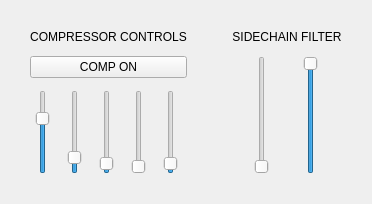
               <widget class="QWidget" name="pageComp">
                <layout class="QHBoxLayout" name="compLayout" stretch="3,1">
                 <property name="spacing">
                  <number>15</number>
                 </property>
                 <property name="leftMargin">
                  <number>15</number>
                 </property>
                 <property name="topMargin">
                  <number>15</number>
                 </property>
                 <property name="rightMargin">
                  <number>15</number>
                 </property>
                 <property name="bottomMargin">
                  <number>15</number>
                 </property>
                 <item>
                  <widget class="QFrame" name="compCtrlBox">
                   <property name="cls" stdset="0">
                    <string>DetailSectionBox</string>
                   </property>
                   <layout class="QVBoxLayout" name="compCtrlLayout" stretch="0,0,1">
                    <property name="spacing">
                     <number>12</number>
                    </property>
                    <property name="leftMargin">
                     <number>15</number>
                    </property>
                    <property name="topMargin">
                     <number>15</number>
                    </property>
                    <property name="rightMargin">
                     <number>15</number>
                    </property>
                    <property name="bottomMargin">
                     <number>15</number>
                    </property>
                    <item>
                     <widget class="QLabel" name="compCtrlTitle">
                      <property name="text">
                       <string>COMPRESSOR CONTROLS</string>
                      </property>
                      <property name="alignment">
                       <set>Qt::AlignCenter</set>
                      </property>
                     </widget>
                    </item>
                    <item>
                     <widget class="QPushButton" name="compActiveBtn">
                      <property name="text">
                       <string>COMP ON</string>
                      </property>
                      <property name="checkable">
                       <bool>true</bool>
                      </property>
                      <property name="cls" stdset="0">
                       <string>BlueLedBtn</string>
                      </property>
                     </widget>
                    </item>
                    <item>
                     <layout class="QHBoxLayout" name="compKnobsLayout">
                      <item>
                       <widget class="RotaryKnob" name="compThresholdKnob">
                        <property name="minimum">
                         <number>-60</number>
                        </property>
                        <property name="maximum">
                         <number>0</number>
                        </property>
                        <property name="value">
                         <number>-18</number>
                        </property>
                        <property name="defaultValue" stdset="0">
                         <double>-18.000000000000000</double>
                        </property>
                        <property name="label" stdset="0">
                         <string>THRESHOLD</string>
                        </property>
                       </widget>
                      </item>
                      <item>
                       <widget class="RotaryKnob" name="compRatioKnob">
                        <property name="minimum">
                         <number>10</number>
                        </property>
                        <property name="maximum">
                         <number>200</number>
                        </property>
                        <property name="value">
                         <number>35</number>
                        </property>
                        <property name="defaultValue" stdset="0">
                         <double>35.000000000000000</double>
                        </property>
                        <property name="label" stdset="0">
                         <string>RATIO</string>
                        </property>
                       </widget>
                      </item>
                      <item>
                       <widget class="RotaryKnob" name="compAttackKnob">
                        <property name="minimum">
                         <number>1</number>
                        </property>
                        <property name="maximum">
                         <number>2000</number>
                        </property>
                        <property name="value">
                         <number>100</number>
                        </property>
                        <property name="defaultValue" stdset="0">
                         <double>100.000000000000000</double>
                        </property>
                        <property name="label" stdset="0">
                         <string>ATTACK</string>
                        </property>
                       </widget>
                      </item>
                      <item>
                       <widget class="RotaryKnob" name="compHoldKnob">
                        <property name="minimum">
                         <number>0</number>
                        </property>
                        <property name="maximum">
                         <number>1000</number>
                        </property>
                        <property name="value">
                         <number>0</number>
                        </property>
                        <property name="defaultValue" stdset="0">
                         <double>0.000000000000000</double>
                        </property>
                        <property name="label" stdset="0">
                         <string>HOLD</string>
                        </property>
                       </widget>
                      </item>
                      <item>
                       <widget class="RotaryKnob" name="compReleaseKnob">
                        <property name="minimum">
                         <number>10</number>
                        </property>
                        <property name="maximum">
                         <number>3000</number>
                        </property>
                        <property name="value">
                         <number>150</number>
                        </property>
                        <property name="defaultValue" stdset="0">
                         <double>150.000000000000000</double>
                        </property>
                        <property name="label" stdset="0">
                         <string>RELEASE</string>
                        </property>
                       </widget>
                      </item>
                     </layout>
                    </item>
                   </layout>
                  </widget>
                 </item>
                 <item>
                  <widget class="QFrame" name="compScBox">
                   <property name="cls" stdset="0">
                    <string>DetailSectionBox</string>
                   </property>
                   <layout class="QVBoxLayout" name="compScLayout" stretch="0,1">
                    <property name="spacing">
                     <number>12</number>
                    </property>
                    <property name="leftMargin">
                     <number>15</number>
                    </property>
                    <property name="topMargin">
                     <number>15</number>
                    </property>
                    <property name="rightMargin">
                     <number>15</number>
                    </property>
                    <property name="bottomMargin">
                     <number>15</number>
                    </property>
                    <item>
                     <widget class="QLabel" name="compScTitle">
                      <property name="text">
                       <string>SIDECHAIN FILTER</string>
                      </property>
                      <property name="alignment">
                       <set>Qt::AlignCenter</set>
                      </property>
                     </widget>
                    </item>
                    <item>
                     <layout class="QHBoxLayout" name="scKnobsLayout">
                      <item>
                       <widget class="RotaryKnob" name="compScLoCutKnob">
                        <property name="minimum">
                         <number>20</number>
                        </property>
                        <property name="maximum">
                         <number>1000</number>
                        </property>
                        <property name="value">
                         <number>20</number>
                        </property>
                        <property name="defaultValue" stdset="0">
                         <double>20.000000000000000</double>
                        </property>
                        <property name="label" stdset="0">
                         <string>SC LO CUT</string>
                        </property>
                       </widget>
                      </item>
                      <item>
                       <widget class="RotaryKnob" name="compScHiCutKnob">
                        <property name="minimum">
                         <number>200</number>
                        </property>
                        <property name="maximum">
                         <number>20000</number>
                        </property>
                        <property name="value">
                         <number>20000</number>
                        </property>
                        <property name="defaultValue" stdset="0">
                         <double>20000.000000000000000</double>
                        </property>
                        <property name="label" stdset="0">
                         <string>SC HI CUT</string>
                        </property>
                       </widget>
                      </item>
                     </layout>
                    </item>
                   </layout>
                  </widget>
                 </item>
                </layout>
               </widget>
